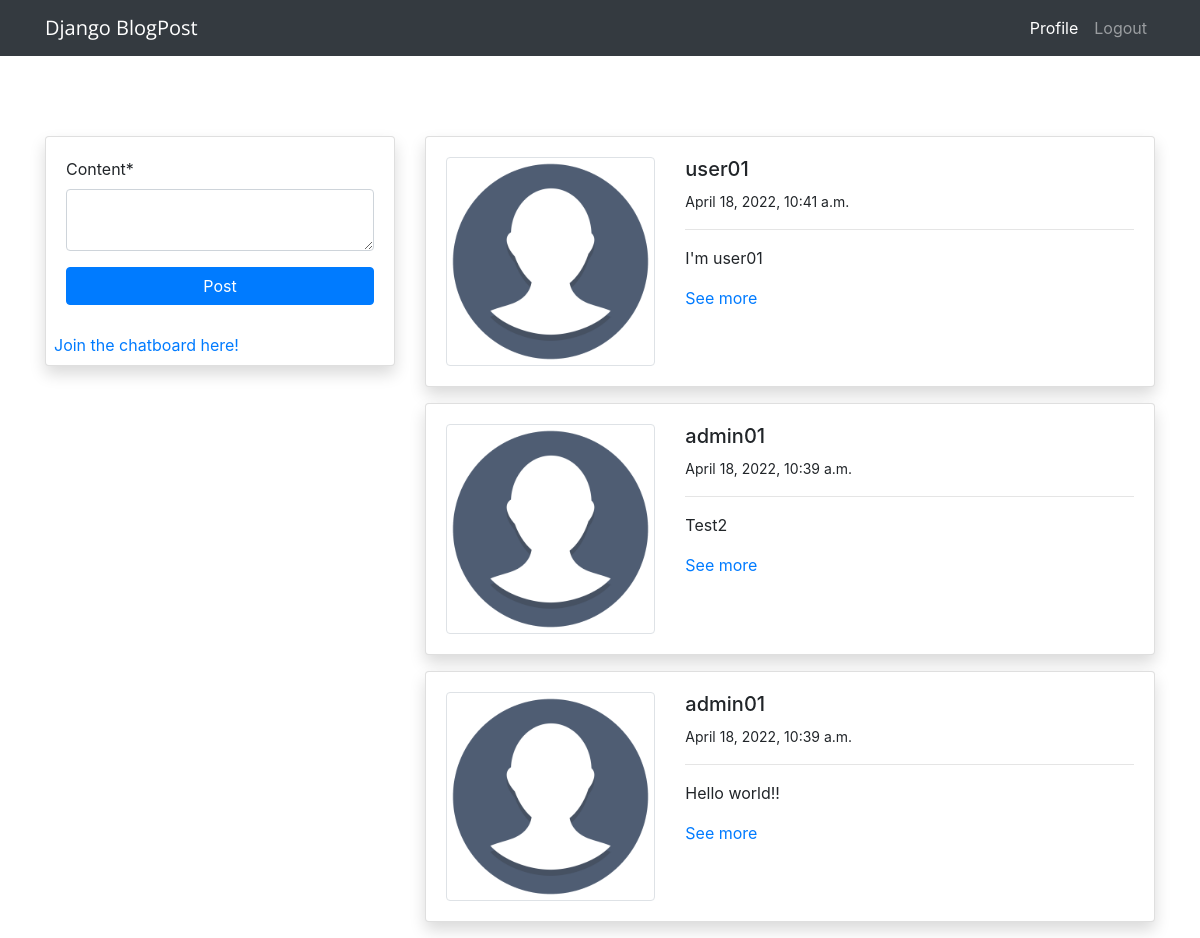
The app's page / (signed in), older data.
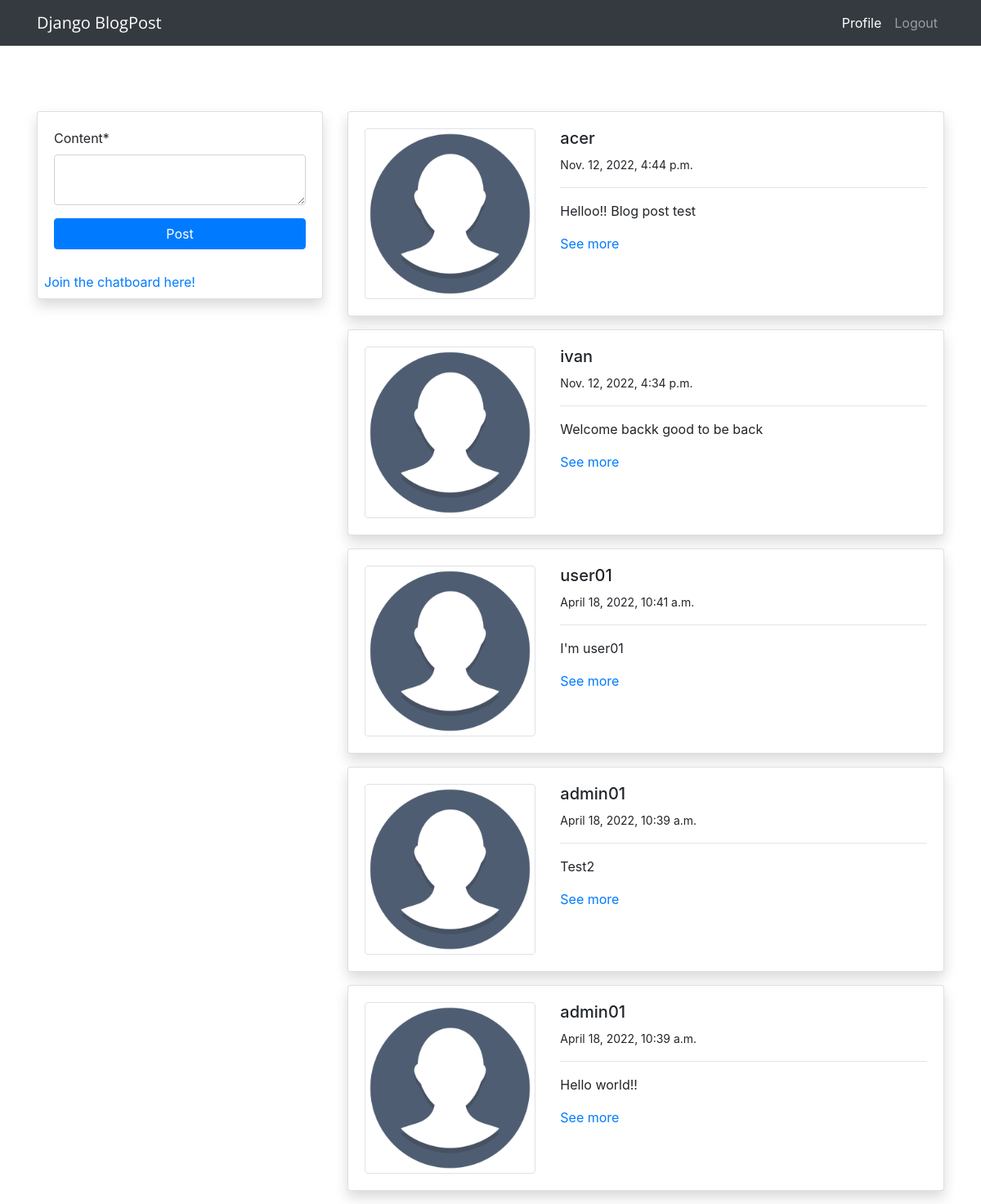
The same page, newer data.
### blog/models.py (models this page shows, shortened)
class PostModel(models.Model):
	content = models.TextField()
	author = models.ForeignKey(User, on_delete=models.CASCADE)
	date_created = models.DateTimeField(auto_now_add=True)
	class Meta:
		ordering = ('-date_created', )

### users/models.py (models this page shows, shortened)
class ProfileModel(models.Model):
	user = models.OneToOneField(User, on_delete=models.CASCADE)
	avatar = models.ImageField(upload_to='profile', default='avatar.jpg', validators=[
		FileExtensionValidator(['png', 'jpg'])])

### blog/views.py (the view)
# urls.py: path('', views.index, name='blog-index'),
@login_required
def index(request):
	posts = PostModel.objects.all()
	if request.method == 'POST':
		form = PostModelForm(request.POST)
		if form.is_valid():
			instance = form.save(commit=False)
			instance.author = request.user
			instance.save()
			return redirect('blog-index')
	else:
		form = PostModelForm()
	context = {
		'posts':posts,
		'form':form
	}
	return render(request, 'blog/index.html', context)

### blog/forms.py
class PostModelForm(forms.ModelForm):
	content = forms.CharField(widget=forms.Textarea(attrs={'rows':2}))
	class Meta:
		model = PostModel
		fields = ('content',)

### templates/blog/index.html (shortened to what this page needs)
{% extends 'partials/base.html' %}
{% load crispy_forms_tags %}
{% block content %}
<div class="container">
	<div class="row mt-5 pt-3">
		<div class="col-md-4">
			<div class="card my-3 shadow">
				<div class="card-body">
					<form method="POST">
						{{ form|crispy }}
						<button class="btn btn-primary btn-block" id="postButton" type="submit" value="Post">
							Post
						</button>
					</form>
				</div>
				<a href="{% url 'users-chatboard' %}" class="m-2">Join the chatboard here!</a>
			</div>
		</div>
		<div class="col-md-8">
			{% for post in posts %}
			<div class="card shadow my-3" id="postObj">
				<div class="card-body">
					<div class="row">
						<div class="col-md-4">
							<img class="img-thumbnail" src="{{ post.author.profilemodel.avatar.url}}" alt="img">
						</div>
						<div class="col-md-8">
							<h5>{{post.author}}</h5>
							<small>{{post.date_created}}</small>
							<hr>
							<p class='text-justify my-3'style="font-size: 1em;">{{post.content}}</p>
							<a href="{% url 'blog-post-detail' post.id %}">See more</a>
						</div>
					</div>
				</div>
			</div>
			{% endfor %}
		</div>
	</div>
</div>
{% endblock %}

### templates/partials/base.html (shortened to what this page needs)
{% load static %}
<!doctype html>
<html lang="en">
  <head>
    <link rel="stylesheet" href="https://cdn.jsdelivr.net/npm/bootstrap@4.6.1/dist/css/bootstrap.min.css">
    <link href="https://cdnjs.cloudflare.com/ajax/libs/font-awesome/5.13.0/css/all.min.css" rel="stylesheet">
    <link rel="stylesheet" href="{% static '/style.css' %}">
  </head>
  <body>
    {% include 'partials/nav.html' %}
    {% block content %}
    {% endblock %}
  </body>
</html>

### templates/partials/nav.html (shortened to what this page needs)
<nav class="navbar navbar-expand-lg navbar-dark bg-dark">
  {% if request.user.is_authenticated %}
  <div class="container">
  <a class="navbar-brand" href="{% url 'blog-index' %}" style="font-family: 'Montserrat', 'sans-serif'; font-family: 'Open Sans', sans-serif;">Django BlogPost</a>
  <div class="collapse navbar-collapse" id="navbarSupportedContent">
    <ul class="navbar-nav ml-auto">
      <li class="nav-item active">
        <a class="nav-link" href="{% url 'users-profile' %}">Profile <span class="sr-only">(current)</span></a>
      </li>
      <li class="nav-item">
        <a class="nav-link" href="{% url 'users-log-out' %}">Logout</a>
      </li>
    </ul>
{% endif %}
</nav>

Row changes from the older to the newer data that the page shows:
added PostModel: author.profilemodel.avatar (placeholder picture), author "acer", date_created "Nov. 12, 2022, 4:44 p.m.", content "Helloo!! Blog post test"
added PostModel: author.profilemodel.avatar (placeholder picture), author "ivan", date_created "Nov. 12, 2022, 4:34 p.m.", content "Welcome backk good to be back"
